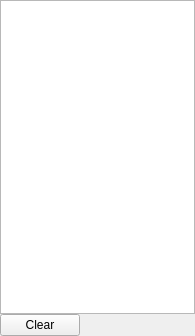
<?xml version="1.0" encoding="UTF-8"?>
<ui version="4.0">
 <class>ConsoleWidget</class>
 <widget class="QWidget" name="ConsoleWidget">
  <property name="geometry">
   <rect>
    <x>0</x>
    <y>0</y>
    <width>195</width>
    <height>336</height>
   </rect>
  </property>
  <property name="windowTitle">
   <string>Console</string>
  </property>
  <property name="windowIcon">
   <iconset resource="../gui/gui.qrc">
    <normaloff>:/icons/paste.png</normaloff>:/icons/paste.png</iconset>
  </property>
  <layout class="QVBoxLayout" name="verticalLayout">
   <property name="spacing">
    <number>0</number>
   </property>
   <property name="margin">
    <number>0</number>
   </property>
   <item>
    <widget class="ActionTools::ConsoleTableView" name="console">
     <property name="selectionMode">
      <enum>QAbstractItemView::SingleSelection</enum>
     </property>
     <property name="selectionBehavior">
      <enum>QAbstractItemView::SelectRows</enum>
     </property>
     <property name="iconSize">
      <size>
       <width>16</width>
       <height>16</height>
      </size>
     </property>
     <property name="showGrid">
      <bool>false</bool>
     </property>
     <attribute name="horizontalHeaderVisible">
      <bool>false</bool>
     </attribute>
     <attribute name="horizontalHeaderStretchLastSection">
      <bool>true</bool>
     </attribute>
     <attribute name="verticalHeaderVisible">
      <bool>false</bool>
     </attribute>
    </widget>
   </item>
   <item>
    <layout class="QHBoxLayout" name="horizontalLayout">
     <property name="spacing">
      <number>0</number>
     </property>
     <item>
      <widget class="QPushButton" name="clearPushButton">
       <property name="text">
        <string>Clear</string>
       </property>
      </widget>
     </item>
     <item>
      <spacer name="horizontalSpacer">
       <property name="orientation">
        <enum>Qt::Horizontal</enum>
       </property>
       <property name="sizeHint" stdset="0">
        <size>
         <width>40</width>
         <height>20</height>
        </size>
       </property>
      </spacer>
     </item>
    </layout>
   </item>
  </layout>
 </widget>
 <customwidgets>
  <customwidget>
   <class>ActionTools::ConsoleTableView</class>
   <extends>QTableView</extends>
   <header>actiontools/consoletableview.hpp</header>
  </customwidget>
 </customwidgets>
 <resources>
  <include location="../gui/gui.qrc"/>
 </resources>
 <connections/>
</ui>
